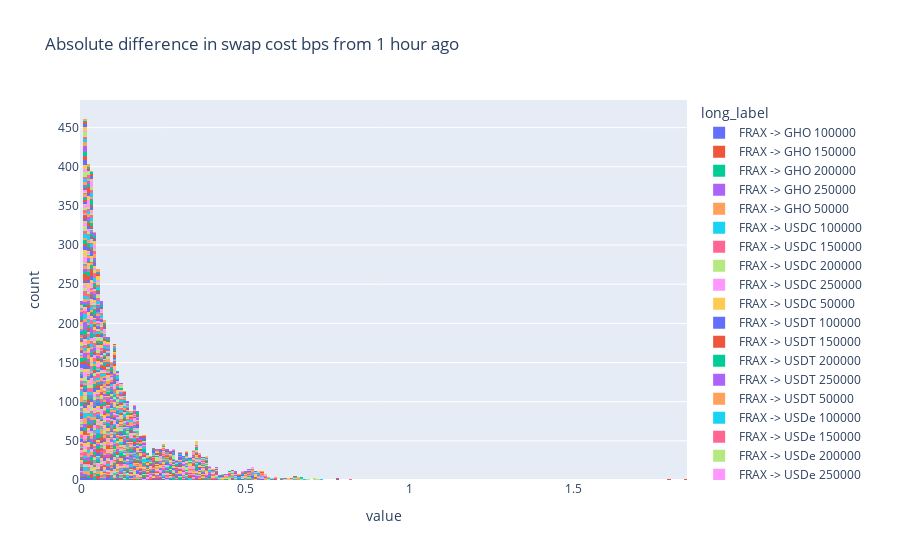

Notebook cell for this chart:
### Code cell
hour_ago = slippage_over_time.shift(4)
absolute_diff = (slippage_over_time - hour_ago).abs()

px.histogram(absolute_diff, title="Absolute difference in swap cost bps from 1 hour ago").show()
